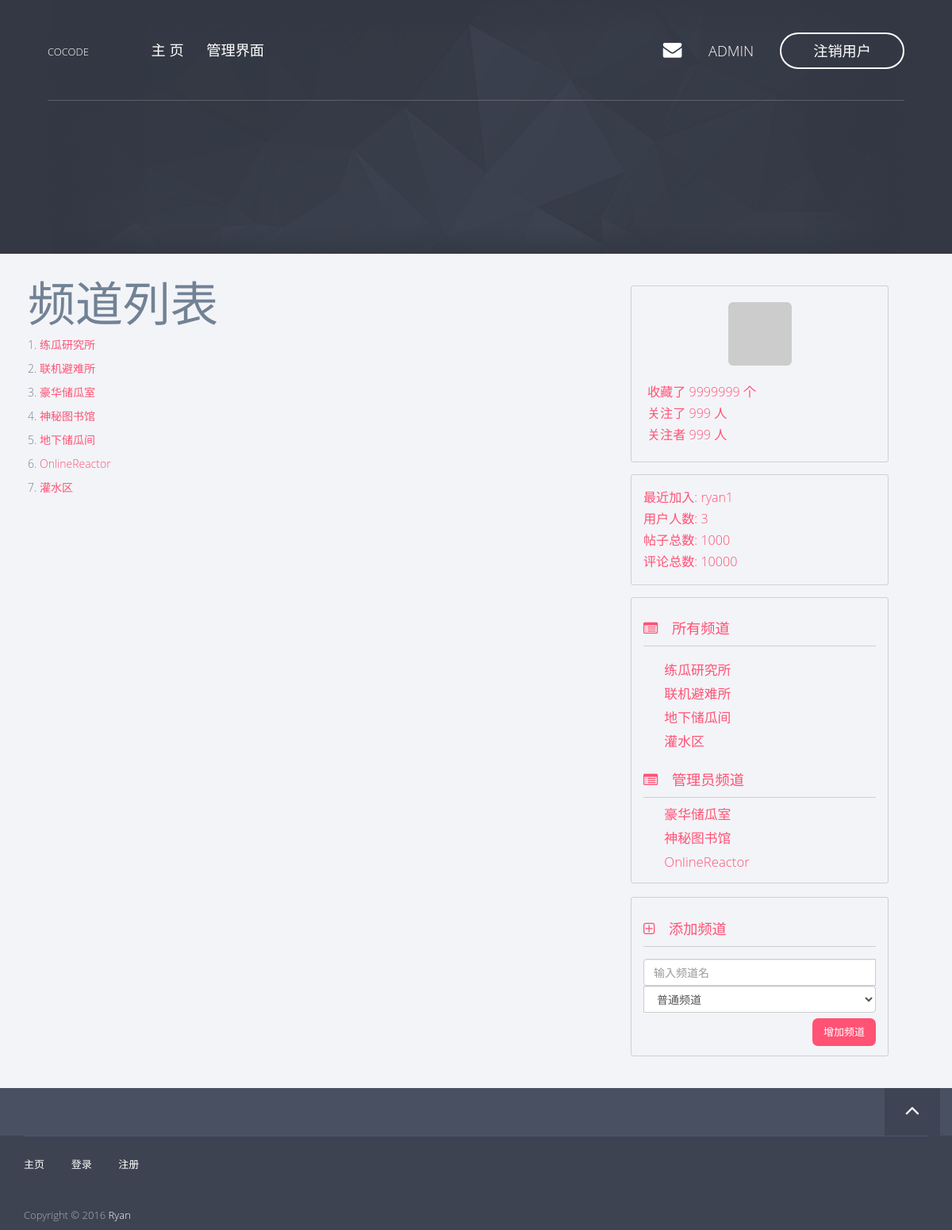
Screenshot of /channel/list (signed in) with the database file from the repository.
### app/models/user.py (models this page shows, shortened)
class User(db.Model, Model):
    __tablename__ = 'users'
    id = db.Column(db.Integer, primary_key=True)
    username = db.Column(db.String(), unique=True)
    password_hash = db.Column(db.String())
    email = db.Column(db.String(), unique=True)
    avatar_hash = db.Column(db.String())
    created_time = db.Column(db.DateTime(timezone=True),
                             default=sql.func.now())
    role_id = db.Column(db.Integer, db.ForeignKey('roles.id'))
    posts = db.relationship('Post', backref='author')
    comments = db.relationship('Comment', backref='author')
    @property
    def password(self):
        raise AttributeError('password is not readable')
    def is_admin(self):
        return self.role.permissions == 0xff
    def gravatar(self, size=100, default='identicon', rating='g'):
        from flask import request
        gravatar_url = 'secure.gravatar.com/avatar'
        if request.is_secure:
            url = 'https://' + gravatar_url
        else:
            url = 'http://' + gravatar_url
        hash = self.avatar_hash or md5(self.email.encode('utf-8')).hexdigest()
        return '{url}/{hash}?s={size}&d={default}&r={rating}'.format(url=url,
                                                                     hash=hash,
                                                                     size=size,
                                                                     default=default,
                                                                     rating=rating)

### app/models/channel.py (models this page shows, shortened)
class Channel(db.Model, Model):
    __tablename__ = 'channels'
    id = db.Column(db.Integer, primary_key=True)
    name = db.Column(db.String(), default=ChannelPermission.NORMAL[0])
    permission = db.Column(db.Integer)
    created_time = db.Column(db.DateTime(timezone=True),
                             default=sql.func.now())
    posts = db.relationship('Post', backref='channel')
    def is_admin(self):
        return self.permission == ChannelPermission.ADMIN[0]

### app/views.py (the view)
@app.route('/channel/list')
def channels():
    channels = Channel.query.all()
    return render_template('channels.html',
                           channels=channels)

### app/__init__.py (called while the page is built)
@app.context_processor
def current_user_processor():
    return dict(current_user=current_user())

@app.context_processor
def channel_processor():
    channels = Channel.query.all()
    permissions = [
        ChannelPermission.NORMAL,
        ChannelPermission.ADMIN,
    ]
    dic = {
        'channels': channels,
        'permissions': permissions,
    }
    return dict(**dic)

@app.context_processor
def user_processor():
    user_count = User.query.count()
    new_user = User.query.order_by(User.created_time.desc()).first()
    return dict(new_user=new_user,
                user_count=user_count)

### app/models/user.py (called while the page is built)
def current_user():
    id = session.get('user_key', None)
    user = None
    if id is not None:
        user = User.query.get(id)
    return user

### app/templates/channels.html (shortened to what this page needs)
{% extends 'base8-4.html' %}
{% block page_content %}
    <h1>频道列表</h1>
    {% for c in channels %}
        <p>{{ c.id }}. <a href="/channel/{{ c.id }}">{{ c.name }}</a></p>
    {% endfor %}
{% endblock %}

### app/templates/base.html (shortened to what this page needs)
<!doctype html>
 <html class="no-js" lang="">
{% block head %}
<head>
<link rel="stylesheet" href="../static/css/normalize.min.css">
<link rel="stylesheet" href="../static/css/bootstrap.min.css">
<link rel="stylesheet" href="../static/css/jquery.fancybox.css">
<link rel="stylesheet" href="../static/css/flexslider.css">
<link rel="stylesheet" href="../static/css/styles.css">
<link rel="stylesheet" href="../static/css/queries.css">
<link rel="stylesheet" href="../static/css/etline-font.css">
<link rel="stylesheet" href="../static/bower_components/animate.css/animate.min.css">
<link rel="stylesheet" href="../static/css/font-awesome.min.css">
</head>
{% endblock %}
<body id="top">
    {% block navbar %}
        <section class="hero">
            <section class="navigation">
                <header>
                    <div class="header-content">
                        <div class="logo"><a href="/">COCODE</a></div>
                        <div class="header-nav">
                            <nav>
                                <ul class="primary-nav">
                                    <li><a href="/">主&nbsp;页</a></li>
                                    {% if current_user is not none and current_user.is_admin() %}
                                    <li><a href="/admin">管理界面</a></li>
                                    {% endif %}
                                </ul>
                                <ul class="member-actions">
                                    {% if current_user is none %}
                                    <li><a href="/login" class="login">登&nbsp;录</a></li>
                                    <li><a href="/register" class="btn-white btn-small">注&nbsp;册</a></li>
                                    {% else %}
                                    <li><a href="#"><i class="fa fa-envelope hero-nav"></i></a></li>
                                    <li><a href="/profile/{{ current_user.username }}" class="hero-nav">{{ current_user.username }} &nbsp;</a></li>
                                    <li><a href="/logout" class="btn-white btn-small">注销用户</a></li>
                                    {% endif %}
                                </ul>
                            </nav>
                        </div>
                    </div>
                </header>
            </section>
        </section>
    {% endblock %}
    <section class="content">
        {% block content%}
        {% endblock %}
    </section>
    <section class="to-top">
        <div class="container">
            <div class="row">
                <div class="to-top-wrap">
                    {% block to_top %}
                    <a href="#top" class="top"><i class="fa fa-angle-up"></i></a>
                    {% endblock %}
                </div>
            </div>
        </div>
    </section>
    <footer>
        <div class="container">
            <div class="row">
                <div class="col-md-12">
                    <div class="footer-links">
                        <ul class="footer-group">
                            <li><a href="/">主页</a></li>
                            <li><a href="/login">登录</a></li>
                            <li><a href="/register">注册</a></li>
                        </ul>
                        <p>Copyright © 2016 <a href="/">Ryan</a><br></p>
                    </div>
                </div>
            </div>
        </div>
    </footer>
</body>
</html>

### app/templates/_bbs_info.html
<div class="col-md-10 forum-info">
    <div class="forum-info-item">最近加入: <a href="/profile/{{ new_user.username }}">{{ new_user.username }}</a></div>
    <div class="forum-info-item">用户人数: {{ user_count }}</div>
    <div class="forum-info-item">帖子总数: 1000 </div>
    <div class="forum-info-item">评论总数: 10000 </div>
</div>

### app/templates/_channels.html
<div class="col-md-10 channel-list">
    <div class="channel-list-caption">
        <i class="fa fa-list-alt"></i> 所有频道
    </div>
    <div class="channel-list-items">
        {% for c in channels %}
        {% if not c.is_admin() %}
            <div class="channel-list-item">
                <a href="/channel/{{ c.id }}">{{ c.name }}</a>
            </div>
        {% endif %}
        {% endfor %}
    </div>
    {% if current_user is not none and current_user.is_admin() %}
        <div class="channel-list-caption">
            <i class="fa fa-list-alt"></i> 管理员频道
        </div>
        {% for c in channels %}
        {% if c.is_admin() %}
            <div class="channel-list-item">
                <a href="/channel/{{ c.id }}">{{ c.name }}</a>
            </div>
        {% endif %}
        {% endfor %}
    {% endif %}
</div>
{% if current_user is not none and current_user.is_admin() %}
<div class="col-md-10 channel-list add-channel">
    <div class="channel-list-caption">
        <i class="fa fa-plus-square-o"></i> 添加频道
    </div>
    <div class="channel-add">
        <form class="form-inline" action="/admin/add_channel" method="POST">
            <div class="form-group">
                <div class="input-group">
                    <input type="text" class="form-control" name="name" placeholder="输入频道名">
                    <select class="form-control" name="permission">
                        {% for p in permissions %}
                        <option value="{{ p[0] }}">{{ p[1] }}</option>
                        {% endfor %}
                    </select>
                </div>
            </div>
          <button type="submit" class="btn btn-fill btn-middle add-channel-btn">增加频道</button>
        </form>
    </div>
</div>
{% endif %}

### app/static/css/styles.css (style rules this page uses)
h1 { font-size: 60px; }
.btn { font-size: 13px; border: solid 2px; border-radius: 40px; display: inline-block; text-transform: uppercase; }
.btn-white { font-size: 13px; border: solid 2px; border-radius: 40px; display: inline-block; border-color: #fff; }
.btn-fill { color: #fff; border: solid 2px #FF5274; border-radius: 40px; display: inline-block; text-transform: uppercase; background-color: #FF5274; }
.btn-small { padding: 8px 40px; }
a { color: #FF5274; -webkit-transition-timing-function: ease; transition-timing-function: ease; -webkit-transition-duration: 200ms; transition-duration: 200ms; -webkit-transition-property: color, border-color, background-color; transition-property: color, border-color, background-color; }
body { font-family: "Open Sans", sans-serif; font-weight: 300; color: rgba(28, 54, 83, 0.6); -webkit-text-size-adjust: 100%; }
ul, ol { margin: 0; padding: 0; }
ul li { list-style: none; }
.hero { min-height: 320px; background: url("../img/polygonal-bg.jpg") center center; background-size: cover; position: relative; }
.hero-nav { margin-right: 20px; margin-left: 10px }
i.hero-nav { font-size: 130%; margin-right: 20px; }
.navigation { -webkit-transition: all 300ms ease-in-out; transition: all 300ms ease-in-out; position: fixed; width: 100%; z-index: 999; }
header { padding: 50px 0; border-bottom: solid 1px rgba(255, 255, 255, 0.2); position: relative; width: 1170px; margin: 0 auto; -webkit-transition: padding 300ms ease-in-out; transition: padding 300ms ease-in-out; }
header a { color: #fff; text-transform: uppercase; font-size: 13px; }
header .logo { display: inline-block; }
header ul.primary-nav { margin: 0 0 0 75px; padding: 0; }
header ul.primary-nav li { display: inline; }
header ul.primary-nav li a { font-size: 130%; color: #fff; padding-right: 25px; }
header ul.primary-nav li:last-child a { padding-right: 0px; }
header ul.member-actions li { display: inline; }
header ul.member-actions li a { font-size: 130%; color: #fff; }
header .header-nav { display: inline-block; }
header .member-actions { position: absolute; right: 0; top: 41px; -webkit-transition: all 300ms ease-in-out; transition: all 300ms ease-in-out; }
.to-top { height: 60px; background-color: #495061; }
.to-top .to-top-wrap { height: 60px; width: 70px; position: absolute; right: 0; text-align: center; }
.to-top .to-top-wrap a { display: block; width: 100%; height: 100%; color: #fff; background-color: rgba(0, 0, 0, 0.15); }
.to-top .to-top-wrap i { font-size: 30px; line-height: 55px; }
.to-top .row { position: relative; }
section.content { background: #F3F4F8; }
div.channel-list-caption { font-size: 130%; color: #FF5274; padding-top: 2%; padding-bottom: 3%; margin-bottom:2%; border-bottom: 1px solid #d0d0d0; }
div.channel-list { border: 1px solid #d0d0d0; border-radius: 3px; padding-top: 5%; padding-bottom: 3%; }
div.channel-list-caption i.fa { margin-right: 13px; }
div.channel-list-items { margin-top: 5%; margin-bottom: 5%; }
div.channel-list-item { font-size: 120%; color: #FF5274; padding: 3px 0px 3px 9%; }
div.channel-add { padding-top: 10px; padding-bottom: 15px; }
.add-channel-btn { float: right; margin-top: 7px; border-radius: 7px; }
.add-channel { margin-top: 17px; padding-bottom: 6%; }
.forum-info { font-size: 115%; color: #FF5274; border: 1px solid #d0d0d0; border-radius: 3px; margin: 15px 0 15px 0; padding: 15px 0 15px 15px; }
.forum-info-item { padding: 2px 0 2px 0; }
footer { background-color: #3D4351; position: relative; }
footer p { color: #ACB1B4; font-size: 13px; }
footer a { color: #fff; }
footer ul.footer-group { border-top: solid 1px #4E566C; padding-top: 25px; margin-bottom: 45px; }
footer ul.footer-group li { display: inline-block; }
footer ul.footer-group li a { font-size: 13px; text-transform: uppercase; }
footer ul.footer-group li { margin-right: 30px; }
footer ul.footer-group li:last-child { margin-right: 0; }
footer .footer-links { margin: 0px 0 0px 0; }

### app/static/css/queries.css (style rules this page uses)
@media screen and (max-width:1200px) { header { width: 90%; margin: 0 auto; } }

### rows the page displays
User: username "ADMIN"
Channel: id "1", name "练瓜研究所"
Channel: id "2", name "联机避难所"
Channel: id "3", name "豪华储瓜室"
Channel: id "4", name "神秘图书馆"
Channel: id "5", name "地下储瓜间"
Channel: id "6", name "OnlineReactor"
Channel: id "7", name "灌水区"
User: username "ryan1"

### other values shown
{{ user_count }} "3"
form field permission "普通频道"
